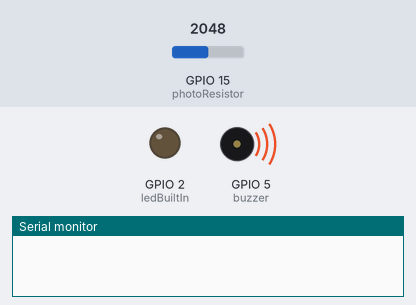
Simulated run of this sketch. Board: ESP32. Parts: output pins drawn as LEDs (lit = HIGH), buzzer (waves = sounding), the last lines printed to the serial monitor. The inputs (shaded band) are chosen by the test bench; at power-on: GPIO 15 (photoResistor) = 2048.

Above: at 0.2 s.
At 33.71 s:
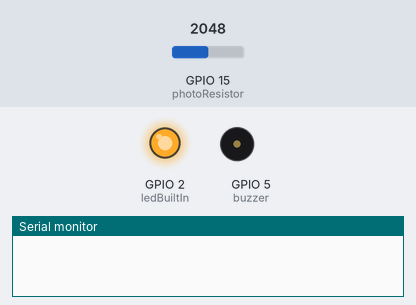
At 34.8 s:
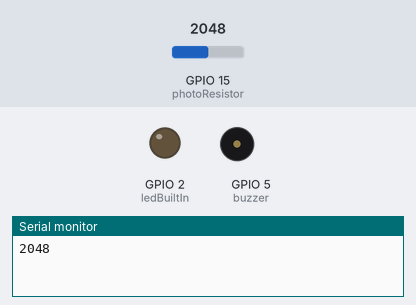
Timing chart, 0 to 40.4 s (numbered marks = the images above):
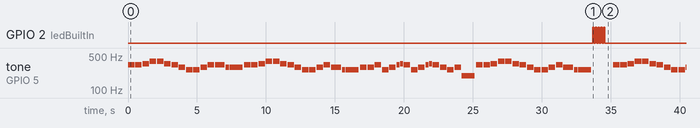

Measured:
- by itself, GPIO 2 (ledBuiltIn): repeats every 35.2 s: 4 × (LOW 0.10 s, HIGH 0.10 s), LOW 34.3 s, HIGH 0.10 s
- by itself, tone on GPIO 5 (buzzer): plays 330 Hz for 0.47 s, 330 Hz for 0.47 s, 349 Hz for 0.47 s, 392 Hz for 0.47 s, 392 Hz for 0.47 s, 349 Hz for 0.47 s … (233 notes in this stretch)

The sketch:

esp32song.ino
```cpp
/*
  Ode to Joy - Beethoven's Symphony No. 9
  Connect a piezo buzzer or speaker to pin 11 or select a new pin.
  More songs available at https://github.com/robsoncouto/arduino-songs

                                              Robson Couto, 2019
*/

#define NOTE_B0  31
#define NOTE_C1  33
#define NOTE_CS1 35
#define NOTE_D1  37
#define NOTE_DS1 39
#define NOTE_E1  41
#define NOTE_F1  44
#define NOTE_FS1 46
#define NOTE_G1  49
#define NOTE_GS1 52
#define NOTE_A1  55
#define NOTE_AS1 58
#define NOTE_B1  62
#define NOTE_C2  65
#define NOTE_CS2 69
#define NOTE_D2  73
#define NOTE_DS2 78
#define NOTE_E2  82
#define NOTE_F2  87
#define NOTE_FS2 93
#define NOTE_G2  98
#define NOTE_GS2 104
#define NOTE_A2  110
#define NOTE_AS2 117
#define NOTE_B2  123
#define NOTE_C3  131
#define NOTE_CS3 139
#define NOTE_D3  147
#define NOTE_DS3 156
#define NOTE_E3  165
#define NOTE_F3  175
#define NOTE_FS3 185
#define NOTE_G3  196
#define NOTE_GS3 208
#define NOTE_A3  220
#define NOTE_AS3 233
#define NOTE_B3  247
#define NOTE_C4  262
#define NOTE_CS4 277
#define NOTE_D4  294
#define NOTE_DS4 311
#define NOTE_E4  330
#define NOTE_F4  349
#define NOTE_FS4 370
#define NOTE_G4  392
#define NOTE_GS4 415
#define NOTE_A4  440
#define NOTE_AS4 466
#define NOTE_B4  494
#define NOTE_C5  523
#define NOTE_CS5 554
#define NOTE_D5  587
#define NOTE_DS5 622
#define NOTE_E5  659
#define NOTE_F5  698
#define NOTE_FS5 740
#define NOTE_G5  784
#define NOTE_GS5 831
#define NOTE_A5  880
#define NOTE_AS5 932
#define NOTE_B5  988
#define NOTE_C6  1047
#define NOTE_CS6 1109
#define NOTE_D6  1175
#define NOTE_DS6 1245
#define NOTE_E6  1319
#define NOTE_F6  1397
#define NOTE_FS6 1480
#define NOTE_G6  1568
#define NOTE_GS6 1661
#define NOTE_A6  1760
#define NOTE_AS6 1865
#define NOTE_B6  1976
#define NOTE_C7  2093
#define NOTE_CS7 2217
#define NOTE_D7  2349
#define NOTE_DS7 2489
#define NOTE_E7  2637
#define NOTE_F7  2794
#define NOTE_FS7 2960
#define NOTE_G7  3136
#define NOTE_GS7 3322
#define NOTE_A7  3520
#define NOTE_AS7 3729
#define NOTE_B7  3951
#define NOTE_C8  4186
#define NOTE_CS8 4435
#define NOTE_D8  4699
#define NOTE_DS8 4978
#define REST 0

// change this to make the song slower or faster
int tempo=114;

// change this to whichever pin you want to use
int buzzer = 5;

int ledBuiltIn = 2;

int photoResistor = 15;

int photoVal = 2000;

int replayThreshold = 1500;


// notes of the moledy followed by the duration.
// a 4 means a quarter note, 8 an eighteenth , 16 sixteenth, so on
// !!negative numbers are used to represent dotted notes,
// so -4 means a dotted quarter note, that is, a quarter plus an eighteenth!!
int melody[] = {


  NOTE_E4,4,  NOTE_E4,4,  NOTE_F4,4,  NOTE_G4,4,//1
  NOTE_G4,4,  NOTE_F4,4,  NOTE_E4,4,  NOTE_D4,4,
  NOTE_C4,4,  NOTE_C4,4,  NOTE_D4,4,  NOTE_E4,4,
  NOTE_E4,-4, NOTE_D4,8,  NOTE_D4,2,

  NOTE_E4,4,  NOTE_E4,4,  NOTE_F4,4,  NOTE_G4,4,//4
  NOTE_G4,4,  NOTE_F4,4,  NOTE_E4,4,  NOTE_D4,4,
  NOTE_C4,4,  NOTE_C4,4,  NOTE_D4,4,  NOTE_E4,4,
  NOTE_D4,-4,  NOTE_C4,8,  NOTE_C4,2,

  NOTE_D4,4,  NOTE_D4,4,  NOTE_E4,4,  NOTE_C4,4,//8
  NOTE_D4,4,  NOTE_E4,8,  NOTE_F4,8,  NOTE_E4,4, NOTE_C4,4,
  NOTE_D4,4,  NOTE_E4,8,  NOTE_F4,8,  NOTE_E4,4, NOTE_D4,4,
  NOTE_C4,4,  NOTE_D4,4,  NOTE_G3,2,

  NOTE_E4,4,  NOTE_E4,4,  NOTE_F4,4,  NOTE_G4,4,//12
  NOTE_G4,4,  NOTE_F4,4,  NOTE_E4,4,  NOTE_D4,4,
  NOTE_C4,4,  NOTE_C4,4,  NOTE_D4,4,  NOTE_E4,4,
  NOTE_D4,-4,  NOTE_C4,8,  NOTE_C4,2

};

// sizeof gives the number of bytes, each int value is composed of two bytes (16 bits)
// there are two values per note (pitch and duration), so for each note there are four bytes
int notes=sizeof(melody)/sizeof(melody[0])/2;

// this calculates the duration of a whole note in ms (60s/tempo)*4 beats
int wholenote = (60000 * 4) / tempo;

int divider = 0, noteDuration = 0;


void playSong() {
  // iterate over the notes of the melody.
  // Remember, the array is twice the number of notes (notes + durations)
  for (int thisNote = 0; thisNote < notes * 2; thisNote = thisNote + 2) {

    // calculates the duration of each note
    divider = melody[thisNote + 1];
    if (divider > 0) {
      // regular note, just proceed
      noteDuration = (wholenote) / divider;
    } else if (divider < 0) {
      // dotted notes are represented with negative durations!!
      noteDuration = (wholenote) / abs(divider);
      noteDuration *= 1.5; // increases the duration in half for dotted notes
    }

    // we only play the note for 90% of the duration, leaving 10% as a pause
    tone(buzzer, melody[thisNote], noteDuration*0.9);

    // Wait for the specief duration before playing the next note.
    delay(noteDuration);

    // stop the waveform generation before the next note.
    noTone(buzzer);
  }
  for (int i = 0; i < 5; i++) {
    digitalWrite(ledBuiltIn, HIGH);
    delay(100);
    digitalWrite(ledBuiltIn, LOW);
    delay(100);
  }
}

void setup() {
  Serial.begin(115200);
  pinMode(ledBuiltIn, OUTPUT);
}

void loop() {
  // if you want to repeat the song forever,
  // just paste the setup code here instead.
  if (photoVal >= replayThreshold) {
    playSong();

  }
  photoVal = analogRead(photoResistor);
  Serial.println(photoVal);
  delay(500);
}
```
